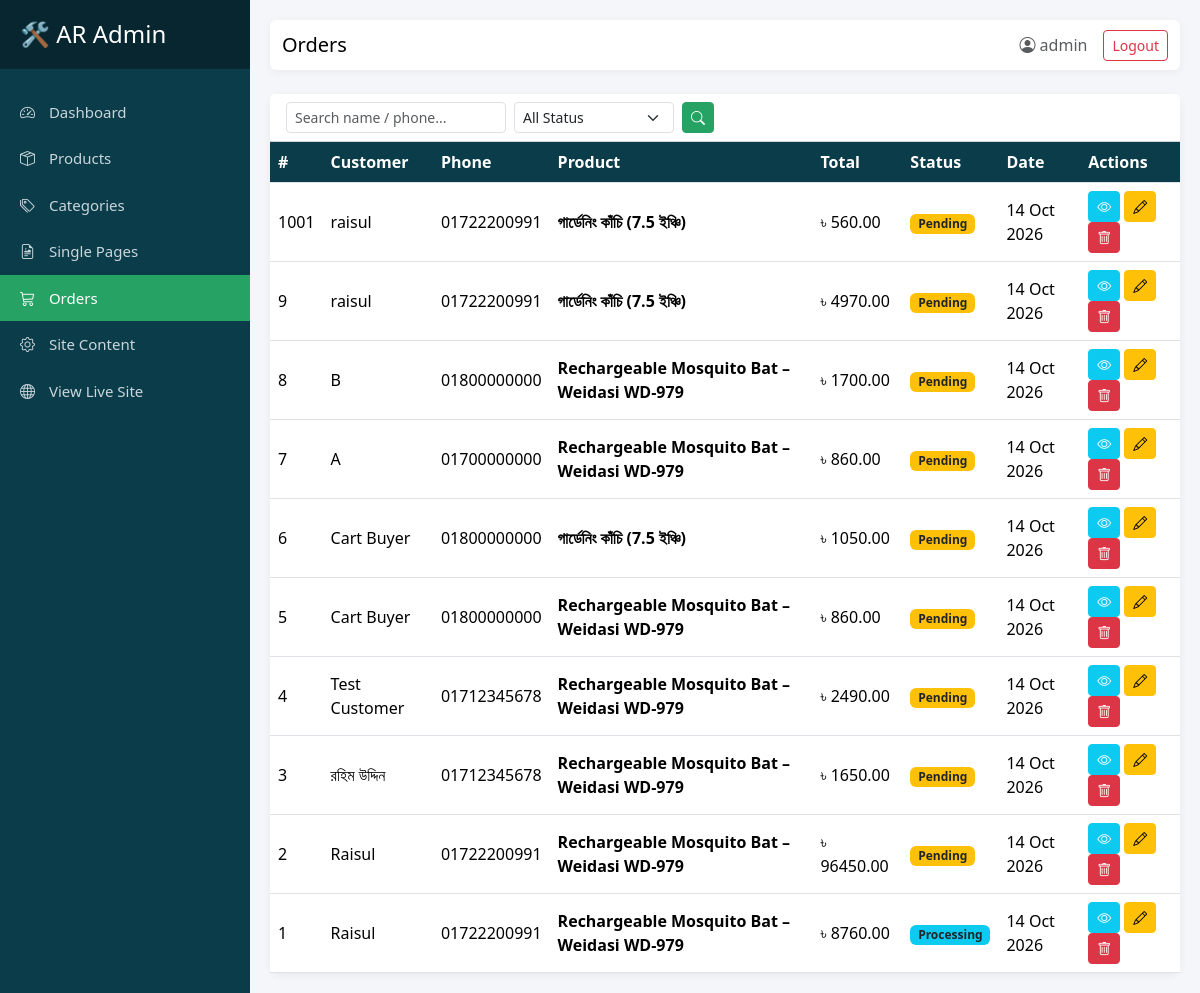
The app's page /dashboard/orders/ (signed in), older data.
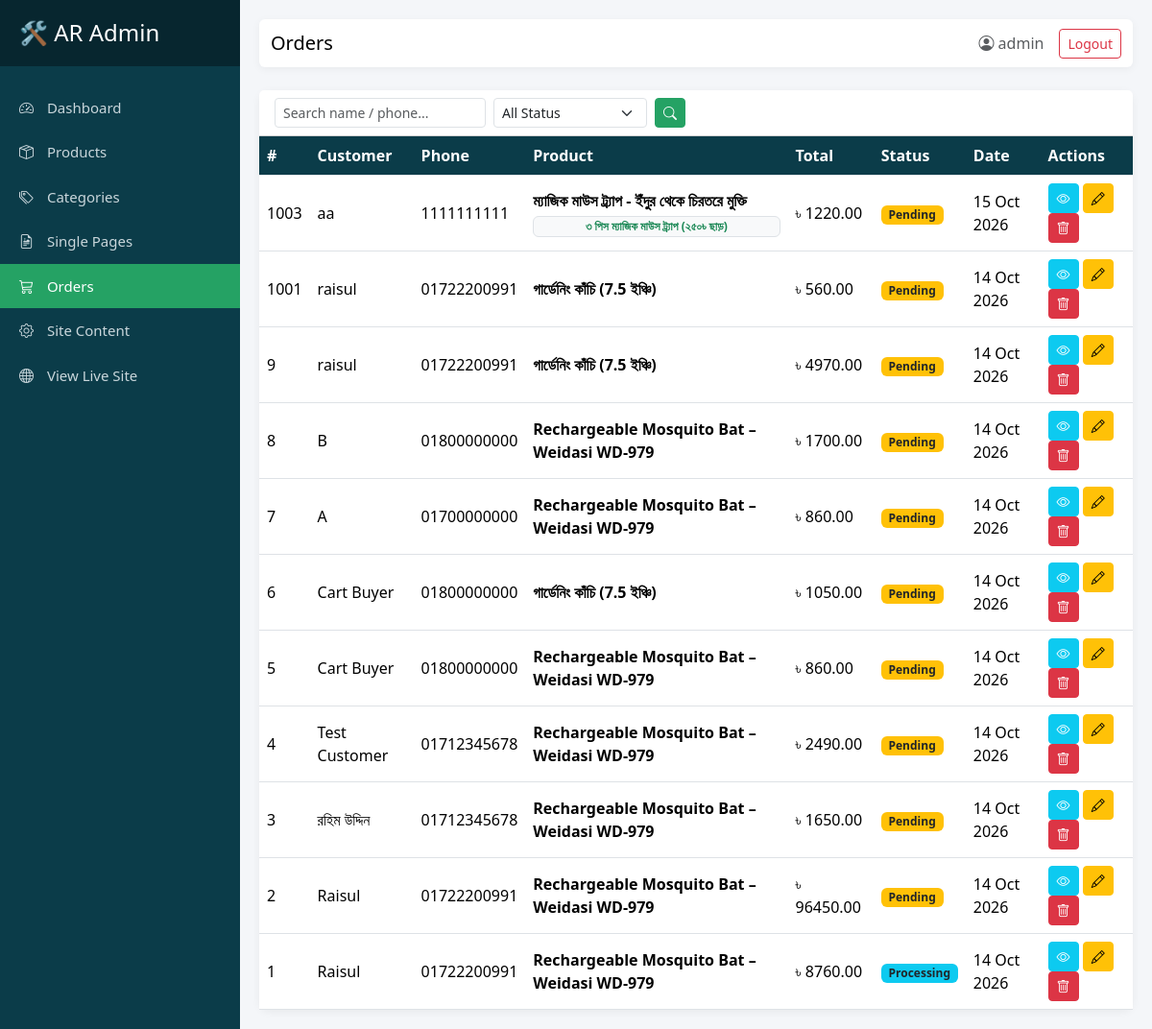
The same page, newer data.
### landingpage/models.py (models this page shows, shortened)
class Order(models.Model):
    STATUS_CHOICES = (
        ('Pending', 'Pending'),
        ('Processing', 'Processing'),
        ('Completed', 'Completed'),
        ('Cancelled', 'Cancelled'),
    )
    product = models.ForeignKey(Product, on_delete=models.SET_NULL, null=True, blank=True)
    landing_page = models.ForeignKey(SinglePage, on_delete=models.SET_NULL, null=True, blank=True, related_name='orders')
    package_name = models.CharField(max_length=255, blank=True, null=True)
    customer_name = models.CharField(max_length=100)
    phone_number = models.CharField(max_length=15)
    address = models.TextField()
    delivery_area = models.CharField(max_length=50, choices=[('Inside Dhaka', 'Inside Dhaka'), ('Outside Dhaka', 'Outside Dhaka')])
    quantity = models.IntegerField(default=1)
    sub_total = models.DecimalField(max_digits=10, decimal_places=2, default=0)
    delivery_charge = models.DecimalField(max_digits=10, decimal_places=2, default=0)
    total_bill = models.DecimalField(max_digits=10, decimal_places=2, default=0)
    status = models.CharField(max_length=20, choices=STATUS_CHOICES, default='Pending')
    created_at = models.DateTimeField(auto_now_add=True)

class Product(models.Model):
    title = models.CharField(max_length=200)
    slug = models.SlugField(max_length=200, unique=True, help_text="Unique URL link")
    description = models.TextField()
    regular_price = models.DecimalField(max_digits=10, decimal_places=2)
    discount_price = models.DecimalField(max_digits=10, decimal_places=2)
    image = models.ImageField(upload_to='products/', blank=True, null=True)
    video_url = models.URLField(blank=True, null=True, help_text="YouTube video embed link")
    delivery_inside_dhaka = models.IntegerField(default=60)
    delivery_outside_dhaka = models.IntegerField(default=120)
    category = models.ForeignKey(Category, on_delete=models.SET_NULL, null=True, blank=True, related_name='products')
    is_active = models.BooleanField(default=True, help_text="Uncheck to hide this product from the public site")
    badge = models.CharField(max_length=50, blank=True, help_text="Optional corner badge, e.g. 'বেস্ট সেলার' or 'নতুন'")
    rating = models.DecimalField(max_digits=2, decimal_places=1, default=5.0)
    reviews_count = models.IntegerField(default=0)
    highlights = models.TextField(blank=True, help_text="Enter one highlight per line. Shown in the product Quick View.")

class SinglePage(models.Model):
    title = models.CharField(max_length=200, help_text="Page title / Internal name")
    slug = models.SlugField(max_length=200, unique=True, help_text="Unique URL link, e.g. magic-mouse-trap")
    linked_product = models.ForeignKey(Product, on_delete=models.SET_NULL, null=True, blank=True, help_text="Optional linked product from inventory")
    is_active = models.BooleanField(default=True, help_text="Uncheck to temporarily hide this page")
    created_at = models.DateTimeField(auto_now_add=True)
    updated_at = models.DateTimeField(auto_now=True)
    announcement_text = models.CharField(max_length=255, default="🔥 সীমিত সময়ের অফার! স্টক শেষ হওয়ার আগেই অর্ডার করুন! 🔥")
    brand_name = models.CharField(max_length=100, blank=True, default="", help_text="Leave blank to use Site Name")
    header_cta_text = models.CharField(max_length=50, default="অর্ডার করুন")
    hero_title = models.CharField(max_length=255, default="ইঁদুরের যন্ত্রণায় অতিষ্ঠ? চিরতরে মুক্তি পান ম্যাজিক মাউস ট্র্যাপ দিয়ে!")
    hero_subtitle = models.TextField(blank=True, default="কোনো বিষ বা আঠা ছাড়া, ১০০% নিরাপদ এবং বারবার ব্যবহারযোগ্য।")
    hero_image = models.ImageField(upload_to='landingpages/', blank=True, null=True)
    video_url = models.URLField(blank=True, null=True, help_text="Optional YouTube embed link")
    auto_scroll_images = models.BooleanField(default=True, help_text="Automatically slide hero gallery images")
    auto_scroll_interval = models.PositiveIntegerField(default=3, help_text="Slide change interval in seconds")
    regular_price = models.DecimalField(max_digits=10, decimal_places=2, default=600)
    discount_price = models.DecimalField(max_digits=10, decimal_places=2, default=450)
    delivery_note = models.CharField(max_length=150, default="সারা বাংলাদেশে ক্যাশ অন ডেলিভারি!")
    hero_cta_text = models.CharField(max_length=50, default="এখনই অর্ডার করুন")
    features_title = models.CharField(max_length=200, default="কেন আমাদের মাউস ট্র্যাপ সেরা?")
    feature_1_icon = models.CharField(max_length=50, default="fas fa-leaf", help_text="FontAwesome icon class")
    feature_1_title = models.CharField(max_length=150, default="১০০% বিষমুক্ত ও নিরাপদ")
    feature_1_desc = models.TextField(default="বাচ্চা বা পোষা প্রাণীর জন্য কোনো ক্ষতিকর বিষ বা রাসায়নিক ব্যবহার করা হয়নি।")
    feature_2_icon = models.CharField(max_length=50, default="fas fa-sync-alt")
    feature_2_title = models.CharField(max_length=150, default="বারবার ব্যবহারযোগ্য")
    feature_2_desc = models.TextField(default="মজবুত প্লাস্টিক দিয়ে তৈরি, ধুয়ে বারবার ব্যবহার করা যায়। একবার কিনলেই চলবে বহুবছর।")
    feature_3_icon = models.CharField(max_length=50, default="fas fa-bolt")
    feature_3_title = models.CharField(max_length=150, default="তাত্ক্ষণিক সমাধান")
    feature_3_desc = models.TextField(default="শক্তিশালী স্প্রিং মেকানিজমের কারণে ইঁদুর ধরা পড়ে চোখের পলকে, পালানোর কোনো সুযোগ নেই।")
    feature_4_icon = models.CharField(max_length=50, default="fas fa-hand-sparkles")
    feature_4_title = models.CharField(max_length=150, default="পরিষ্কার করা সহজ")
    feature_4_desc = models.TextField(default="মৃত ইঁদুর হাত দিয়ে না ধরেই সহজে ফেলে দেওয়া যায়, যা অত্যন্ত স্বাস্থ্যকর।")
    delivery_inside_dhaka = models.IntegerField(default=60)
    delivery_outside_dhaka = models.IntegerField(default=120)
    form_title = models.CharField(max_length=200, default="অর্ডার কনফার্ম করতে নিচের ফর্মটি পূরণ করুন")
    submit_button_text = models.CharField(max_length=100, default="অর্ডার কনফার্ম করুন")
    footer_helpline = models.CharField(max_length=50, blank=True, default="", help_text="Leave blank to use Site Helpline")
    footer_email = models.CharField(max_length=100, blank=True, default="", help_text="Support email")
    footer_copyright = models.CharField(max_length=200, blank=True, default="")
    class Meta:
        ordering = ['-created_at']

### custom_admin/views.py (the view, shortened to what this page needs)
# urls.py: path('orders/', views.order_list, name='order_list'),
@login_required(login_url='custom_admin:login')
@user_passes_test(is_staff_user, login_url='custom_admin:login')
def order_list(request):
    status = request.GET.get('status', '')
    query = request.GET.get('q', '').strip()
    orders = Order.objects.select_related('product', 'landing_page').order_by('-created_at')
    if status:
        orders = orders.filter(status=status)
    return render(request, 'custom_admin/order_list.html', {
        'orders': orders,
        'status': status,
        'query': query,
        'status_choices': Order.STATUS_CHOICES,
    })

### custom_admin/views.py (called while the page is built)
def is_staff_user(user):
    return user.is_active and user.is_staff

### custom_admin/templates/custom_admin/order_list.html (shortened to what this page needs)
{% extends 'custom_admin/base.html' %}
{% block page_title %}Orders{% endblock %}
{% block content %}
<div class="card stat-card">
    <div class="card-header bg-white d-flex justify-content-between align-items-center flex-wrap gap-2">
        <form method="get" class="d-flex">
            <input type="text" name="q" value="{{ query }}" class="form-control form-control-sm me-2" placeholder="Search name / phone..." style="width:220px;">
            <select name="status" class="form-select form-select-sm me-2" style="width:160px;">
                <option value="">All Status</option>
            </select>
            <button class="btn btn-sm btn-primary"><i class="bi bi-search"></i></button>
        </form>
    </div>
    <div class="card-body p-0">
        <div class="table-responsive">
            <table class="table table-hover mb-0 align-middle">
                <thead>
                    <tr>
                        <th>#</th>
                        <th>Customer</th>
                        <th>Phone</th>
                        <th>Product</th>
                        <th>Total</th>
                        <th>Status</th>
                        <th>Date</th>
                        <th>Actions</th>
                    </tr>
                </thead>
                <tbody>
                    {% for order in orders %}
                    <tr>
                        <td>{{ order.id }}</td>
                        <td>{{ order.customer_name }}</td>
                        <td>{{ order.phone_number }}</td>
                        <td>
                            {% if order.product %}
                                <strong>{{ order.product.title }}</strong>
                            {% elif order.landing_page %}
                                <strong>{{ order.landing_page.title }}</strong>
                                {% if order.package_name %}<span class="badge bg-light text-success border d-block mt-1">{{ order.package_name }}</span>{% endif %}
                            {% elif order.package_name %}
                                <strong>{{ order.package_name }}</strong>
                            {% else %}
                                <span class="text-muted">—</span>
                            {% endif %}
                        </td>
                        <td>৳ {{ order.total_bill }}</td>
                        <td>
                            {% if order.status == 'Completed' %}<span class="badge bg-success">Completed</span>
                            {% elif order.status == 'Pending' %}<span class="badge bg-warning text-dark">Pending</span>
                            {% elif order.status == 'Processing' %}<span class="badge bg-info text-dark">Processing</span>
                            {% else %}<span class="badge bg-danger">Cancelled</span>{% endif %}
                        </td>
                        <td>{{ order.created_at|date:"d M Y" }}</td>
                        <td>
                            <a href="{% url 'custom_admin:order_detail' order.pk %}" class="btn btn-sm btn-info text-white"><i class="bi bi-eye"></i></a>
                            <a href="{% url 'custom_admin:order_edit' order.pk %}" class="btn btn-sm btn-warning"><i class="bi bi-pencil"></i></a>
                            <a href="{% url 'custom_admin:order_delete' order.pk %}" class="btn btn-sm btn-danger"><i class="bi bi-trash"></i></a>
                        </td>
                    </tr>
                    {% empty %}
                    <tr><td colspan="8" class="text-center text-muted py-4">No orders found.</td></tr>
                    {% endfor %}
                </tbody>
            </table>
        </div>
    </div>
</div>
{% endblock %}

Row changes from the older to the newer data that the page shows:
added Order: id "1003", customer_name "aa", phone_number "1111111111", landing_page "ম্যাজিক মাউস ট্র্যাপ - ইঁদুর থেকে চিরতরে মুক্তি", package_name "৩ পিস ম্যাজিক মাউস ট্র্যাপ (২৫০৳ ছাড়)", total_bill "1220.00", status "Pending", created_at "15 Oct 2026"
